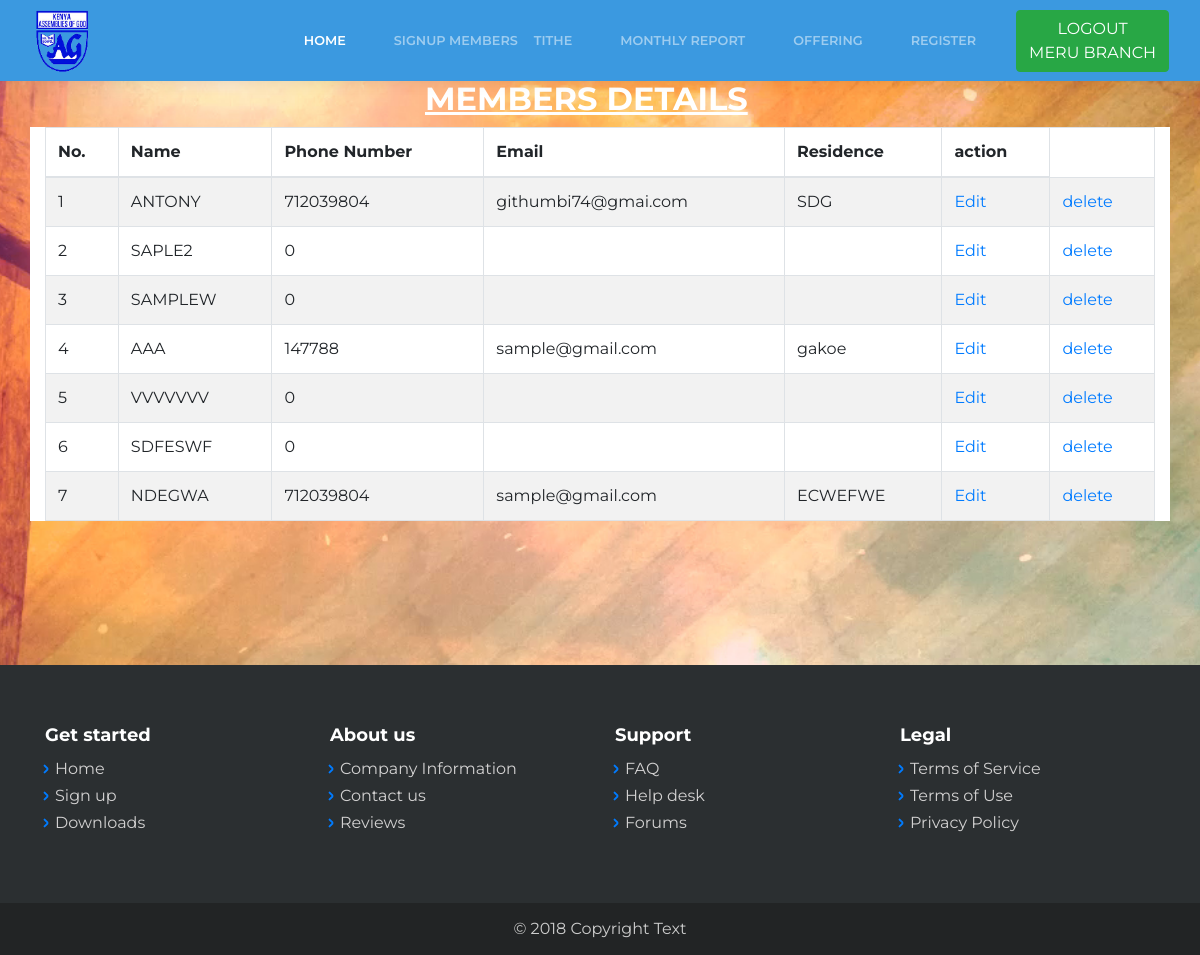
The page /admin/index.php (signed in) on the database its author committed.
### tables this page shows
CREATE TABLE `congregation` (
  `id` int(11) NOT NULL,
  `usr` varchar(128) NOT NULL,
  `name` varchar(128) NOT NULL,
  `phone` int(14) DEFAULT NULL,
  `pwd` varchar(129) NOT NULL,
  `tithe1` int(128) NOT NULL,
  `tithe2` int(128) NOT NULL,
  `tithe3` int(128) NOT NULL,
  `tithe4` int(128) NOT NULL,
  `tithe5` int(128) NOT NULL,
  `interdict` varchar(129) NOT NULL,
  `email` varchar(129) NOT NULL,
  `residence` varchar(129) NOT NULL,
  `date` varchar(129) NOT NULL,
  `feb1` int(128) NOT NULL,
  `feb2` int(128) NOT NULL,
  `feb3` int(128) NOT NULL,
  `feb4` int(128) NOT NULL,
  `feb5` int(128) NOT NULL,
  `march1` int(128) NOT NULL,
  `march2` int(128) NOT NULL,
  `march3` int(128) NOT NULL,
  `march4` int(128) NOT NULL,
  `march5` int(128) NOT NULL,
  `apr1` int(128) NOT NULL,
  `apr2` int(128) NOT NULL,
  `apr3` int(128) NOT NULL,
  `apr4` int(128) NOT NULL,
  `apr5` int(128) NOT NULL,
  `may1` int(128) NOT NULL,
  `may2` int(128) NOT NULL,
  `may3` int(128) NOT NULL,
  `may4` int(128) NOT NULL,
  `may5` int(128) NOT NULL,
  `june1` int(128) NOT NULL,
  `june2` int(128) NOT NULL,
  `june3` int(128) NOT NULL,
  `june4` int(128) NOT NULL,
  `june5` int(128) NOT NULL,
  `july1` int(128) NOT NULL,
  `july2` int(128) NOT NULL,
  `july3` int(128) NOT NULL,
  `july4` int(128) NOT NULL,
  `july5` int(128) NOT NULL,
  `august1` int(128) NOT NULL,
  `august2` int(128) NOT NULL,
  `august3` int(128) NOT NULL,
  `august4` int(128) NOT NULL,
  `august5` int(128) NOT NULL,
  `sept1` int(128) NOT NULL,
  `sept2` int(128) NOT NULL,
  `sept3` int(128) NOT NULL,
  `sept4` int(128) NOT NULL,
  `sept5` int(128) NOT NULL,
  `oct1` int(128) NOT NULL,
  `oct2` int(128) NOT NULL,
  `oct3` int(128) NOT NULL,
  `oct4` int(128) NOT NULL,
  `oct5` int(128) NOT NULL,
  `nov1` int(128) NOT NULL,
  `nov2` int(128) NOT NULL,
  `nov3` int(128) NOT NULL,
  `nov4` int(128) NOT NULL,
  `nov5` int(128) NOT NULL,
  `dec1` int(128) NOT NULL,
  `dec2` int(128) NOT NULL,
  `dec3` int(128) NOT NULL,
  `dec4` int(128) NOT NULL,
  `dec5` int(128) NOT NULL,
  `message` varchar(128) NOT NULL,
  `profile` varchar(100) NOT NULL
);

### admin/index.php (the view, shortened to what this page needs)
<?php
    include 'include/db.php';
    include 'include/header.php';
 ?>
            <div class="collapse navbar-collapse" id="navcol-1" style="background-color:#3b99e0;width:328px;margin:0;">
                <ul class="nav navbar-nav ml-auto">
                    <li class="nav-item" role="presentation"><a class="nav-link active" href="index.php">Home</a></li>
                    <li class="style="text-decoration: underline;"nav-item" role="presentation"><a class="nav-link" href="signup.php">SIGNUP MEMBERS</a></li>
                    <li class="nav-item" role="presentation" ><a class="nav-link" href="tithe.php">Tithe </a></li>
                    <li class="nav-item" role="presentation" ><a class="nav-link" href="report.php">Monthly Report </a></li>
                    <li class="nav-item" role="presentation"><a class="nav-link" href="offering.php">Offering </a></li>
                    <li class="nav-item" role="presentation"><a class="nav-link" href="registration.php">Register</a></li>
                </ul>
        <button type="button" class="btn btn-success" data-toggle="modal" data-target="#exampleModal">
              LOGOUT<br>  <?php echo strtoupper($_SESSION['name']); ?> BRANCH
            </button>
                </div>
        </div>
    </nav>
    <main class="page landing-page">
    </main>
    <div>
        <div class="container">
            <div class="row">
                <div class="col-md-12 col-xl-4 offset-xl-4">
                    <h2 style="color:rgb(255,255,255);"><strong><span style="text-decoration: underline;">MEMBERS DETAILS</span></strong></h2>
                    <div class="row">
                        <div class="col">
                        </div>
                    </div>
                </div>
            </div>
        </div>
    </div>
    <div class="d-inline" data-aos="fade" style="background-color:#d60606;">
        <div class="container">
            <div class="row" style="background-color:#ffffff;">
                <div class="col"><table id="example" class="table table-striped table-bordered" cellspacing="0" width="100%">
       <thead>
		<tr>
      <th>No.</th>
			<th>Name</th>
      <th>Phone Number</th>
			<th>Email</th>
      <th>Residence</th>
      <th>action</th>
		</tr>
	</thead>
	<tbody>
		<?php
$results = mysqli_query($db, "SELECT * FROM congregation  WHERE usr='$_SESSION[name]'");
    $i=1;
     while ($row = mysqli_fetch_array($results)) { ?>
			<tr>
             <td> <?php
                echo $i;
                $i++;
            ?>
          </td>
			       <td><?php echo $row['name']; ?></td>
             <td><?php echo $row['phone']; ?></td>
			       <td><?php  echo $row['email']; ?></td>
		         <td><?php  echo $row['residence']; ?></td>
                 <td>
            <a href="edit.php?edit=<?php echo $row['id']; ?>" onclick="return confirm('Are you sure You want to Edit details of Selected Person?')">Edit</a>
          </td>
          <td>
            <a href="index.php?del=<?php echo $row['id']; ?>" onclick="return confirm('Are you sure You want to Delete Selected Person?')">delete</a>
          </td>
		</tr>
		<?php }
		?>
	</tbody>
    </table></div>
            </div>
        </div>
    </div>
    <br><br><br><br><br><br>
    <?php
        include 'include/footer.php';
    ?>

### admin/assets/css/Data-Table-1.css (style rules this page uses)
#example { margin-bottom:0; }

### admin/assets/css/Data-Table.css (style rules this page uses)
#example { background-color:white; margin-bottom:0; }

### rows shown on the page
congregation: name "ANTONY", phone "712039804", email "githumbi74@gmai.com", residence "SDG"
congregation: name "SAPLE2", phone "0"
congregation: name "SAMPLEW", phone "0"
congregation: name "AAA", phone "147788", email "sample@gmail.com", residence "gakoe"
congregation: name "VVVVVVV", phone "0"
congregation: name "SDFESWF", phone "0"
congregation: name "NDEGWA", phone "712039804", email "sample@gmail.com", residence "ECWEFWE"

### other values the page prints
$_SESSION['name'] "MERU"
